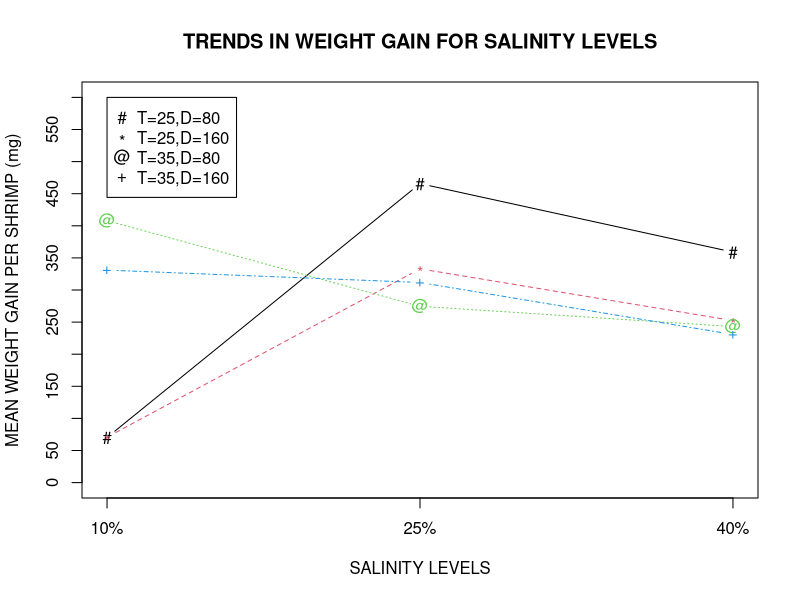

Write R code to recreate this figure.
x <- c(10,25,40)
y1 <- c(70.3,465.7,359.0)
y2 <- c(70.7,333.0,252.3)
y3 <- c(408.0,274.7,243.0)
y4 <- c(331.0,311.7,230.7)
y <-cbind(y1,y2,y3,y4)

#postscript("shrimpprofiles.ps",horizontal=FALSE)
par(lab=c(3,15,4))
matplot(x,y,type="b",xlab="SALINITY LEVELS",ylab="MEAN WEIGHT GAIN PER SHRIMP (mg)",
        main="TRENDS IN WEIGHT GAIN FOR SALINITY LEVELS",cex=.99,
        ylim=c(0,600),lab=c(3,15,4),pch=c("#*@+"),xaxt="n")
axis(side=1,at=c(10,25,40),labels=c("10%","25%","40%"))
legend(10,600,pch=c("#*@+"),legend=c("T=25,D=80","T=25,D=160","T=35,D=80","T=35,D=160"))

#graphics.off()
